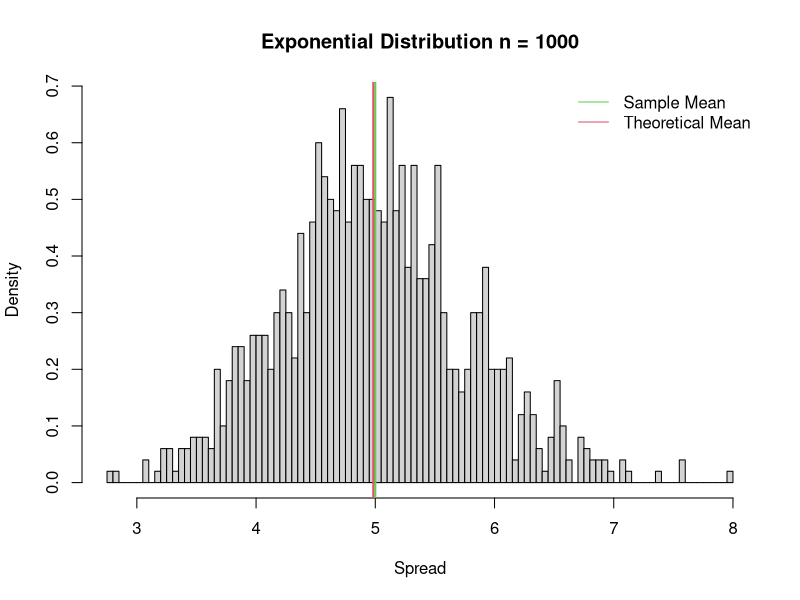
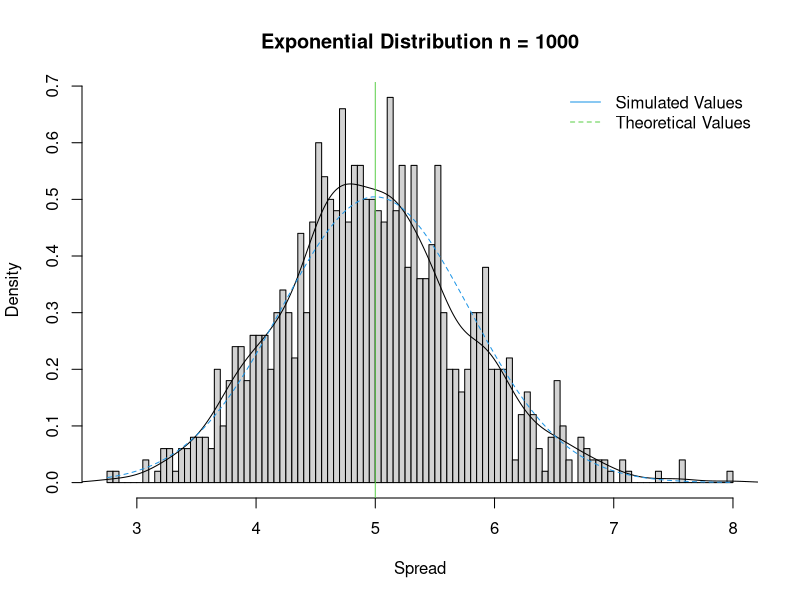
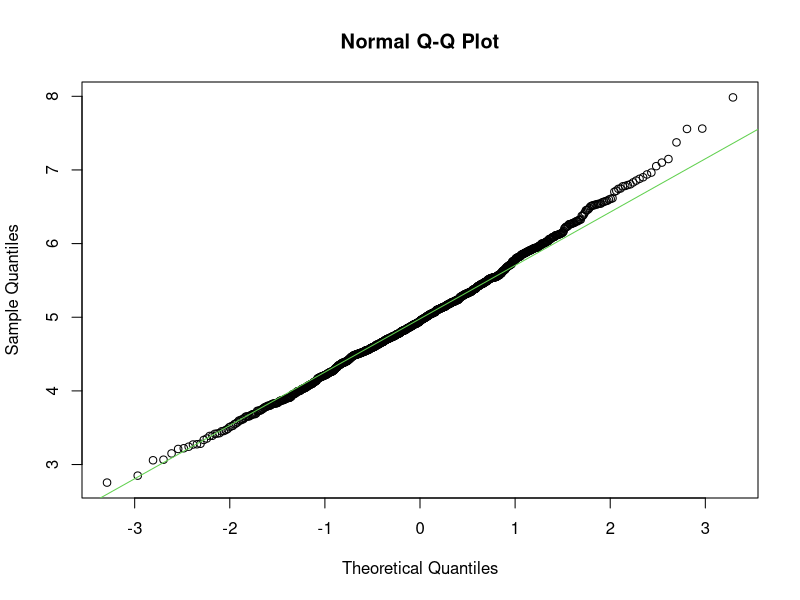
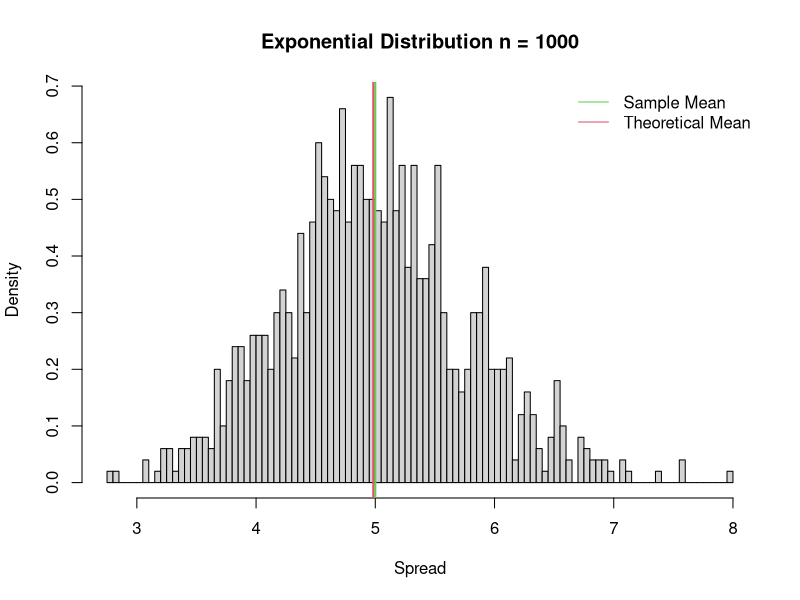
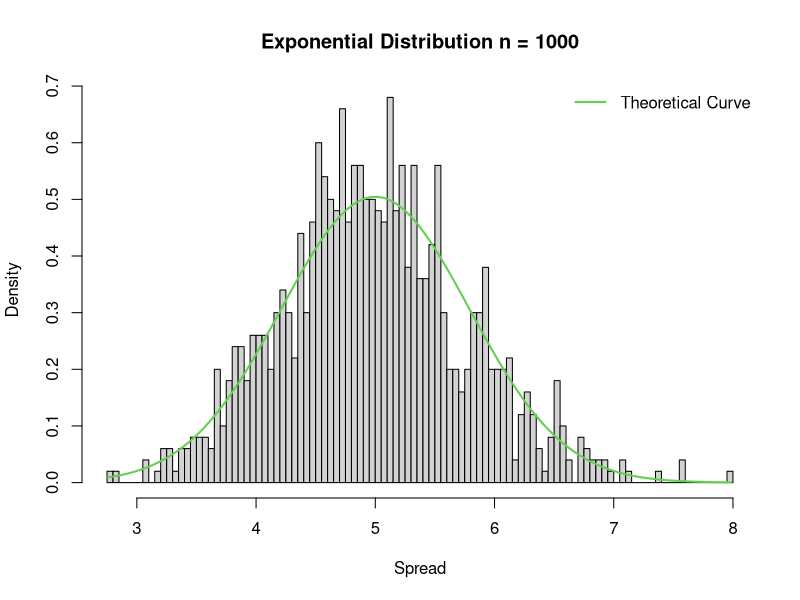
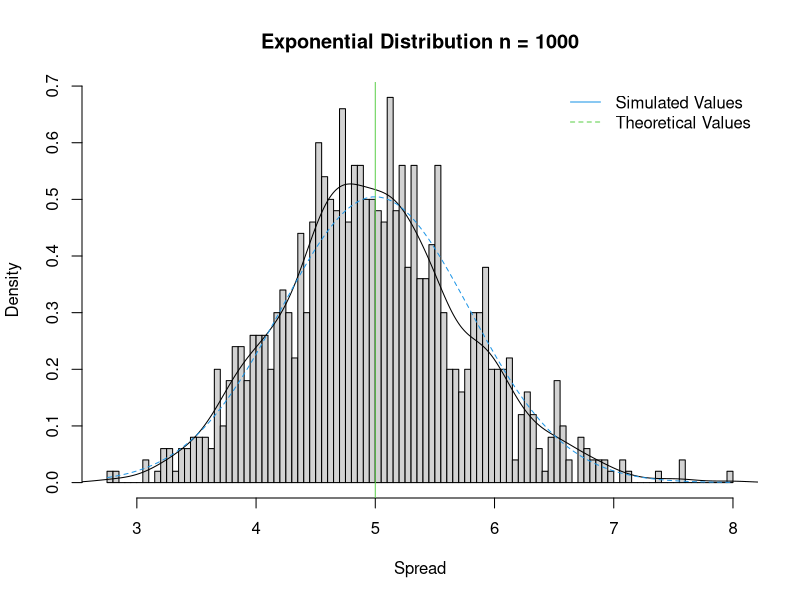
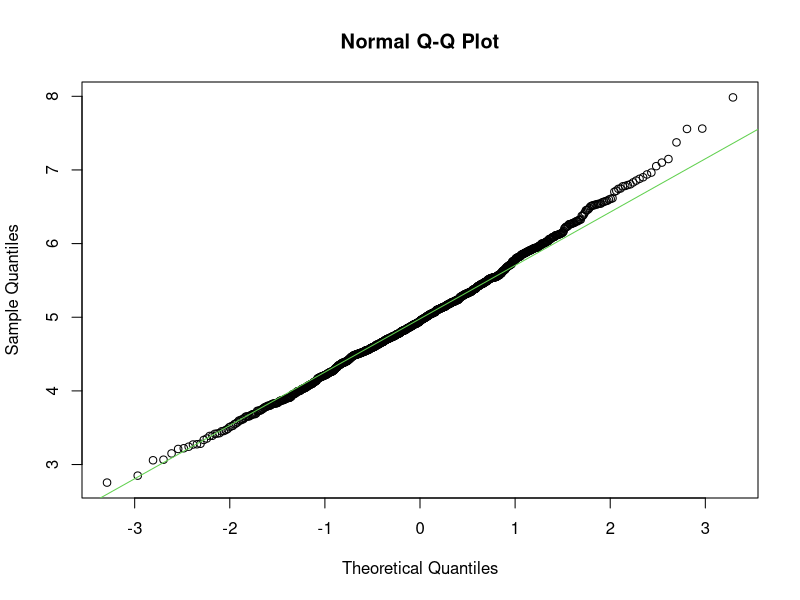

Reproduce these figures in R, in order.
## ---- chunk 1
          lambda = 0.2
          n = 40 
          nosim = 1000

          set.seed(349)
## ---- chunk 2
            exp_sim <- function(n, lambda)
            {
                      mean(rexp(n,lambda))
            }
            
            sim <- data.frame(ncol=2,nrow=1000)
            names(sim) <- c("Index","Mean")

            for (i in 1:nosim)
            {
                      sim[i,1] <- i
                      sim[i,2] <- exp_sim(n,lambda)
            }
## ---- chunk 3
        sample_mean <- mean(sim$Mean)
        sample_mean
## ---- chunk 4
        theor_mean <- 1/lambda
        theor_mean
## ---- chunk 5

          hist(sim$Mean, 
                breaks = 100, 
                prob = TRUE, 
                main="Exponential Distribution n = 1000", 
                xlab="Spread")
                abline(v = theor_mean, col= 3,lwd = 2)
                abline(v = sample_mean, col = 2,lwd = 2)
                legend('topright', c("Sample Mean", "Theoretical Mean"), 
                bty = "n",       
                lty = c(1,1), 
                col = c(col = 3, col = 2))

## ---- chunk 6

              sample_var <- var(sim$Mean)
              theor_var <- ((1/lambda)^2)/40

## ---- chunk 7

              sample_var
              theor_var

## ---- chunk 8

          hist(sim$Mean, 
                        breaks = 100, 
                        prob = TRUE, 
                        main = "Exponential Distribution n = 1000", 
                        xlab = "Spread")
                        lines(density(sim$Mean))
                        abline(v = 1/lambda, col = 3)
                        xfit <- seq(min(sim$Mean), max(sim$Mean), length = 100)
                        yfit <- dnorm(xfit, mean = 1/lambda, sd = (1/lambda/sqrt(40)))
                        lines(xfit, yfit, pch = 22, col = 4, lty = 2)
                        legend('topright', c("Simulated Values", "Theoretical Values"), 
                        bty = "n", lty = c(1,2), col = c(4, 3))

## ---- chunk 9

            qqnorm(sim$Mean, 
                            main ="Normal Q-Q Plot")
                            qqline(sim$Mean, 
                            col = "3")

## ---- chunk 10

          hist(sim$Mean, 
                breaks = 100, 
                prob = TRUE, 
                main="Exponential Distribution n = 1000", 
                xlab="Spread")
                abline(v = theor_mean, col= 3,lwd = 2)
                abline(v = sample_mean, col = 2,lwd = 2)
                legend('topright', c("Sample Mean", "Theoretical Mean"), 
                bty = "n",       
                lty = c(1,1), 
                col = c(col = 3, col = 2))

## ---- chunk 11

          hist(sim$Mean, 
                        breaks = 100, 
                        prob = TRUE, 
                        main = "Exponential Distribution n = 1000", 
                        xlab = "Spread")
                        xfit <- seq(min(sim$Mean), max(sim$Mean), length = 100)
                        yfit <- dnorm(xfit, mean = 1/lambda, sd = (1/lambda/sqrt(40)))
                        lines(xfit, yfit, pch = 22, col = 3, lwd = 2)
                        legend('topright', c("Theoretical Curve"), 
                        lty = 1,lwd = 2, bty = "n", col = 3)
      
## ---- chunk 12

          hist(sim$Mean, 
                        breaks = 100, 
                        prob = TRUE, 
                        main = "Exponential Distribution n = 1000", 
                        xlab = "Spread")
                        lines(density(sim$Mean))
                        abline(v = 1/lambda, col = 3)
                        xfit <- seq(min(sim$Mean), max(sim$Mean), length = 100)
                        yfit <- dnorm(xfit, mean = 1/lambda, sd = (1/lambda/sqrt(40)))
                        lines(xfit, yfit, pch = 22, col = 4, lty = 2)
                        legend('topright', c("Simulated Values", "Theoretical Values"), 
                        bty = "n", lty = c(1,2), col = c(4, 3))

## ---- chunk 13

            qqnorm(sim$Mean, 
                            main ="Normal Q-Q Plot")
                            qqline(sim$Mean, 
                            col = "3")

